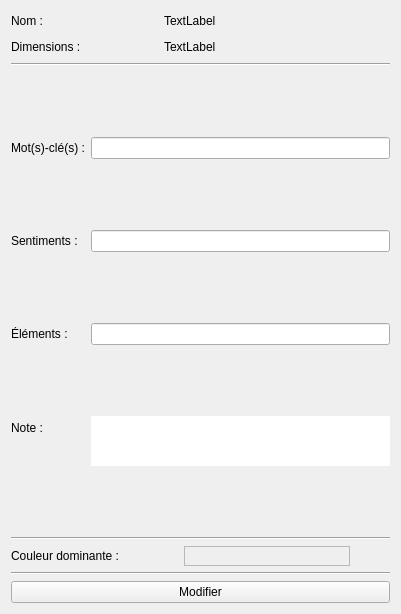
<?xml version="1.0" encoding="UTF-8"?>
<ui version="4.0">
 <class>Info</class>
 <widget class="QWidget" name="Info">
  <property name="geometry">
   <rect>
    <x>0</x>
    <y>0</y>
    <width>401</width>
    <height>614</height>
   </rect>
  </property>
  <property name="windowTitle">
   <string>Form</string>
  </property>
  <layout class="QGridLayout" name="gridLayout">
   <item row="0" column="0">
    <layout class="QGridLayout" name="gridLayout_2">
     <item row="0" column="1">
      <widget class="QLabel" name="valueNameLabel">
       <property name="text">
        <string>TextLabel</string>
       </property>
      </widget>
     </item>
     <item row="0" column="0">
      <widget class="QLabel" name="nameLabel">
       <property name="text">
        <string>Nom :</string>
       </property>
      </widget>
     </item>
     <item row="0" column="2">
      <spacer name="horizontalSpacer_5">
       <property name="orientation">
        <enum>Qt::Horizontal</enum>
       </property>
       <property name="sizeType">
        <enum>QSizePolicy::Fixed</enum>
       </property>
       <property name="sizeHint" stdset="0">
        <size>
         <width>80</width>
         <height>20</height>
        </size>
       </property>
      </spacer>
     </item>
    </layout>
   </item>
   <item row="1" column="0">
    <layout class="QGridLayout" name="gridLayout_3">
     <item row="0" column="1">
      <widget class="QLabel" name="valueWHLabel">
       <property name="text">
        <string>TextLabel</string>
       </property>
      </widget>
     </item>
     <item row="0" column="2">
      <spacer name="horizontalSpacer_4">
       <property name="orientation">
        <enum>Qt::Horizontal</enum>
       </property>
       <property name="sizeType">
        <enum>QSizePolicy::Fixed</enum>
       </property>
       <property name="sizeHint" stdset="0">
        <size>
         <width>80</width>
         <height>20</height>
        </size>
       </property>
      </spacer>
     </item>
     <item row="0" column="0">
      <widget class="QLabel" name="whLabel">
       <property name="text">
        <string>Dimensions :</string>
       </property>
      </widget>
     </item>
    </layout>
   </item>
   <item row="2" column="0">
    <widget class="Line" name="line">
     <property name="orientation">
      <enum>Qt::Horizontal</enum>
     </property>
    </widget>
   </item>
   <item row="3" column="0">
    <layout class="QFormLayout" name="formLayout">
     <item row="0" column="0">
      <widget class="QLabel" name="keyWordsLabel">
       <property name="text">
        <string>Mot(s)-clé(s) :</string>
       </property>
      </widget>
     </item>
     <item row="0" column="1">
      <widget class="QLineEdit" name="textKeyWords"/>
     </item>
     <item row="1" column="0">
      <widget class="QLabel" name="sentimentLabel">
       <property name="text">
        <string>Sentiments :</string>
       </property>
      </widget>
     </item>
     <item row="1" column="1">
      <widget class="QLineEdit" name="textFeelings"/>
     </item>
     <item row="2" column="0">
      <widget class="QLabel" name="elementsLabel">
       <property name="text">
        <string>&lt;html&gt;&lt;head/&gt;&lt;body&gt;&lt;p&gt;Éléments :&lt;/p&gt;&lt;/body&gt;&lt;/html&gt;</string>
       </property>
      </widget>
     </item>
     <item row="2" column="1">
      <widget class="QLineEdit" name="textElements"/>
     </item>
     <item row="3" column="0">
      <widget class="QLabel" name="label">
       <property name="maximumSize">
        <size>
         <width>16777215</width>
         <height>50</height>
        </size>
       </property>
       <property name="text">
        <string>Note :</string>
       </property>
      </widget>
     </item>
     <item row="3" column="1">
      <widget class="QTableWidget" name="note">
       <property name="maximumSize">
        <size>
         <width>16777215</width>
         <height>50</height>
        </size>
       </property>
       <property name="cursor" stdset="0">
        <cursorShape>ArrowCursor</cursorShape>
       </property>
       <property name="toolTip">
        <string/>
       </property>
       <property name="frameShape">
        <enum>QFrame::NoFrame</enum>
       </property>
       <property name="frameShadow">
        <enum>QFrame::Raised</enum>
       </property>
       <property name="verticalScrollBarPolicy">
        <enum>Qt::ScrollBarAlwaysOff</enum>
       </property>
       <property name="horizontalScrollBarPolicy">
        <enum>Qt::ScrollBarAlwaysOff</enum>
       </property>
       <property name="tabKeyNavigation">
        <bool>false</bool>
       </property>
       <property name="showDropIndicator" stdset="0">
        <bool>false</bool>
       </property>
       <property name="dragDropOverwriteMode">
        <bool>false</bool>
       </property>
       <property name="showGrid">
        <bool>false</bool>
       </property>
       <property name="wordWrap">
        <bool>false</bool>
       </property>
       <property name="cornerButtonEnabled">
        <bool>false</bool>
       </property>
      </widget>
     </item>
    </layout>
   </item>
   <item row="4" column="0">
    <widget class="Line" name="line_6">
     <property name="orientation">
      <enum>Qt::Horizontal</enum>
     </property>
    </widget>
   </item>
   <item row="5" column="0">
    <layout class="QHBoxLayout" name="horizontalLayout_4">
     <item>
      <widget class="QLabel" name="couleurDLabel">
       <property name="text">
        <string>Couleur dominante :</string>
       </property>
      </widget>
     </item>
     <item>
      <widget class="QFrame" name="FrameColor">
       <property name="autoFillBackground">
        <bool>true</bool>
       </property>
       <property name="frameShape">
        <enum>QFrame::StyledPanel</enum>
       </property>
       <property name="frameShadow">
        <enum>QFrame::Raised</enum>
       </property>
      </widget>
     </item>
     <item>
      <spacer name="horizontalSpacer_3">
       <property name="orientation">
        <enum>Qt::Horizontal</enum>
       </property>
       <property name="sizeType">
        <enum>QSizePolicy::Minimum</enum>
       </property>
       <property name="sizeHint" stdset="0">
        <size>
         <width>40</width>
         <height>20</height>
        </size>
       </property>
      </spacer>
     </item>
    </layout>
   </item>
   <item row="6" column="0">
    <widget class="Line" name="line_7">
     <property name="orientation">
      <enum>Qt::Horizontal</enum>
     </property>
    </widget>
   </item>
   <item row="7" column="0">
    <layout class="QHBoxLayout" name="horizontalLayout_3">
     <item>
      <widget class="QPushButton" name="ButtonEdit">
       <property name="text">
        <string>Modifier</string>
       </property>
      </widget>
     </item>
    </layout>
   </item>
  </layout>
 </widget>
 <resources/>
 <connections/>
</ui>
